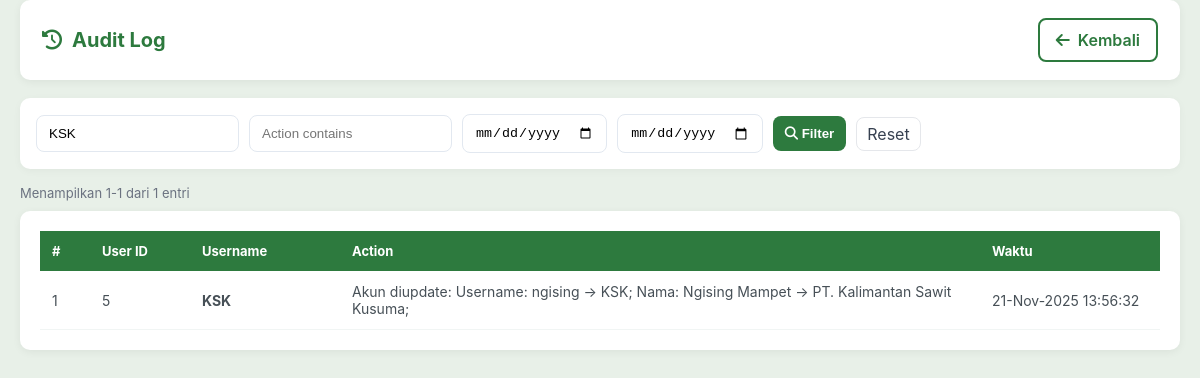
The page /audit_log.php?username=KSK (signed in) on the database as committed earlier.
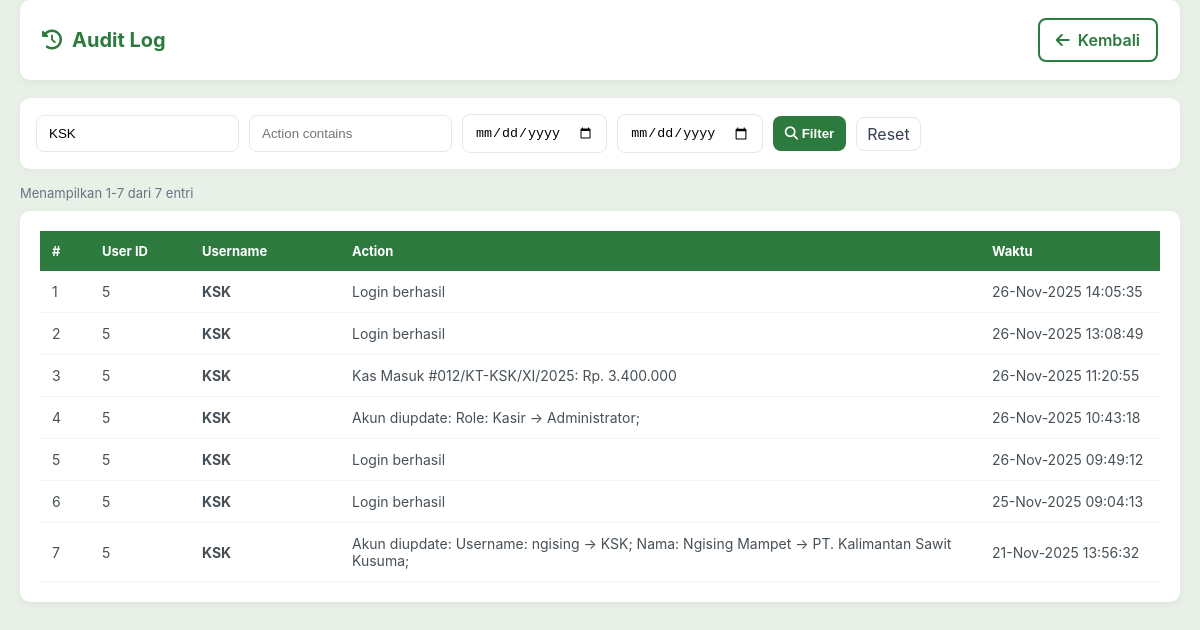
The same page on the database as committed later.
### tables this page shows
CREATE TABLE `audit_log` (
  `id` int(11) NOT NULL,
  `user_id` int(11) NOT NULL,
  `username` varchar(100) NOT NULL,
  `action` varchar(255) NOT NULL,
  `ip_address` varchar(50) DEFAULT NULL,
  `timestamp` datetime DEFAULT current_timestamp()
);

### config/conn_db.php (called while the page is built, shortened)
<?php
function clean_input($data) {
    $data = trim($data);
    $data = stripslashes($data);
    $data = htmlspecialchars($data, ENT_QUOTES, 'UTF-8');
    return $data;
}
?>

### audit_log.php (the view, shortened to what this page needs)
<?php
require_once 'config/conn_db.php';
$username = isset($_GET['username']) ? clean_input($_GET['username']) : '';
$actionq = isset($_GET['action_q']) ? clean_input($_GET['action_q']) : '';
$date_from = isset($_GET['date_from']) ? clean_input($_GET['date_from']) : '';
$date_to = isset($_GET['date_to']) ? clean_input($_GET['date_to']) : '';
$page = max(1, intval($_GET['page'] ?? 1));
$perPage = 20;
$conds = [];
if ($username !== '') $conds[] = "username LIKE '%" . $conn->real_escape_string($username) . "%'";
$where = '';
if (count($conds) > 0) $where = 'WHERE ' . implode(' AND ', $conds);
$countRes = mysqli_query($conn, "SELECT COUNT(*) AS total FROM audit_log $where");
$total = 0;
if ($countRes) {
    $r = mysqli_fetch_assoc($countRes);
    $total = intval($r['total']);
}
$offset = ($page - 1) * $perPage;
$sql = "SELECT * FROM audit_log $where ORDER BY timestamp DESC LIMIT $offset, $perPage";
$res = mysqli_query($conn, $sql);
?>
<!DOCTYPE html>
<html lang="id">
<head>
    <link rel="stylesheet" href="https://cdnjs.cloudflare.com/ajax/libs/font-awesome/6.4.0/css/all.min.css">
</head>
<body>
    <div class="container">
        <div class="header">
            <h2><i class="fas fa-history"></i> Audit Log</h2>
            <div class="page-actions">
                <a href="dashboard.php" class="btn btn-outline"><i class="fas fa-arrow-left"></i> Kembali</a>
            </div>
        </div>
        <div class="form-filters">
            <form method="get" style="display:flex; gap:10px; align-items:center; flex-wrap:wrap; width:100%;">
                <input type="text" name="username" placeholder="Username" value="<?php echo htmlspecialchars($username); ?>">
                <input type="text" name="action_q" placeholder="Action contains" value="<?php echo htmlspecialchars($actionq); ?>">
                <input type="date" name="date_from" value="<?php echo htmlspecialchars($date_from); ?>">
                <input type="date" name="date_to" value="<?php echo htmlspecialchars($date_to); ?>">
                <button type="submit"><i class="fas fa-search"></i> Filter</button>
                <a href="audit_log.php" class="page-link">Reset</a>
            </form>
        </div>
        <div class="small muted" style="margin:10px 0;">
            Menampilkan <?php echo ($total>0?($offset+1)."-".min($offset+$perPage,$total):"0"); ?> dari <?php echo $total; ?> entri
        </div>
        <div class="table-wrap">
            <table>
                <thead>
                    <tr>
                        <th style="width:50px;">#</th>
                        <th style="width:100px;">User ID</th>
                        <th style="width:150px;">Username</th>
                        <th>Action</th>
                        <th style="width:180px;">Waktu</th>
                    </tr>
                </thead>
                <tbody>
                    <?php if ($res && mysqli_num_rows($res) > 0): $no = $offset + 1; while ($row = mysqli_fetch_assoc($res)): ?>
                    <tr>
                        <td><?php echo $no++; ?></td>
                        <td><?php echo htmlspecialchars($row['user_id']); ?></td>
                        <td><strong><?php echo htmlspecialchars($row['username']); ?></strong></td>
                        <td><?php echo htmlspecialchars($row['action']); ?></td>
                        <td><?php echo date('d-M-Y H:i:s', strtotime($row['timestamp'])); ?></td>
                    </tr>
                    <?php endwhile; else: ?>
                    <tr><td colspan="5" class="muted" style="text-align:center; padding:20px;">
                        <i class="fas fa-inbox"></i> Belum ada data audit log.
                    </td></tr>
                    <?php endif; ?>
                </tbody>
            </table>
        </div>
    </div>
</body>
</html>

Rows that differ between the two databases and show on the page:
added audit_log: user "5", username "KSK", action "Login berhasil", timestamp "26-Nov-2025 14:05:35"
added audit_log: user "5", username "KSK", action "Login berhasil", timestamp "26-Nov-2025 13:08:49"
added audit_log: user "5", username "KSK", action "Kas Masuk #012/KT-KSK/XI/2025: Rp. 3.400.000", timestamp "26-Nov-2025 11:20:55"
added audit_log: user "5", username "KSK", action "Akun diupdate: Role: Kasir → Administrator;", timestamp "26-Nov-2025 10:43:18"
added audit_log: user "5", username "KSK", action "Login berhasil", timestamp "26-Nov-2025 09:49:12"
added audit_log: user "5", username "KSK", action "Login berhasil", timestamp "25-Nov-2025 09:04:13"
Other text that changed with them:
min($offset+$perPage,$total): "1" → "7"
$total: "1" → "7"
